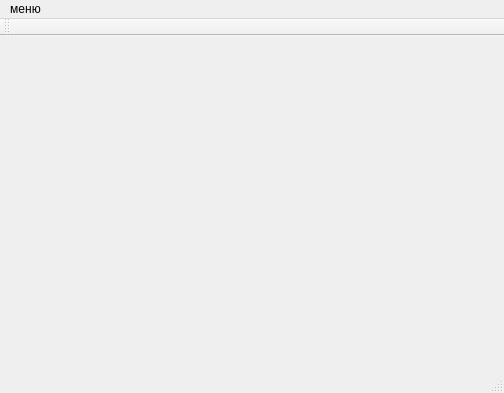
<?xml version="1.0" encoding="UTF-8"?>
<ui version="4.0">
 <class>MainWindow</class>
 <widget class="QMainWindow" name="MainWindow">
  <property name="geometry">
   <rect>
    <x>0</x>
    <y>0</y>
    <width>504</width>
    <height>393</height>
   </rect>
  </property>
  <property name="windowTitle">
   <string>MainWindow</string>
  </property>
  <widget class="QWidget" name="centralWidget"/>
  <widget class="QMenuBar" name="menuBar">
   <property name="geometry">
    <rect>
     <x>0</x>
     <y>0</y>
     <width>504</width>
     <height>25</height>
    </rect>
   </property>
   <widget class="QMenu" name="menu">
    <property name="title">
     <string>меню</string>
    </property>
    <addaction name="action"/>
    <addaction name="action_2"/>
    <addaction name="action_3"/>
   </widget>
   <addaction name="menu"/>
  </widget>
  <widget class="QToolBar" name="mainToolBar">
   <attribute name="toolBarArea">
    <enum>TopToolBarArea</enum>
   </attribute>
   <attribute name="toolBarBreak">
    <bool>false</bool>
   </attribute>
  </widget>
  <widget class="QStatusBar" name="statusBar"/>
  <action name="action">
   <property name="text">
    <string>дерево</string>
   </property>
  </action>
  <action name="action_2">
   <property name="text">
    <string>читатель</string>
   </property>
  </action>
  <action name="action_3">
   <property name="text">
    <string>заявки</string>
   </property>
  </action>
 </widget>
 <layoutdefault spacing="6" margin="11"/>
 <resources/>
 <connections/>
</ui>
